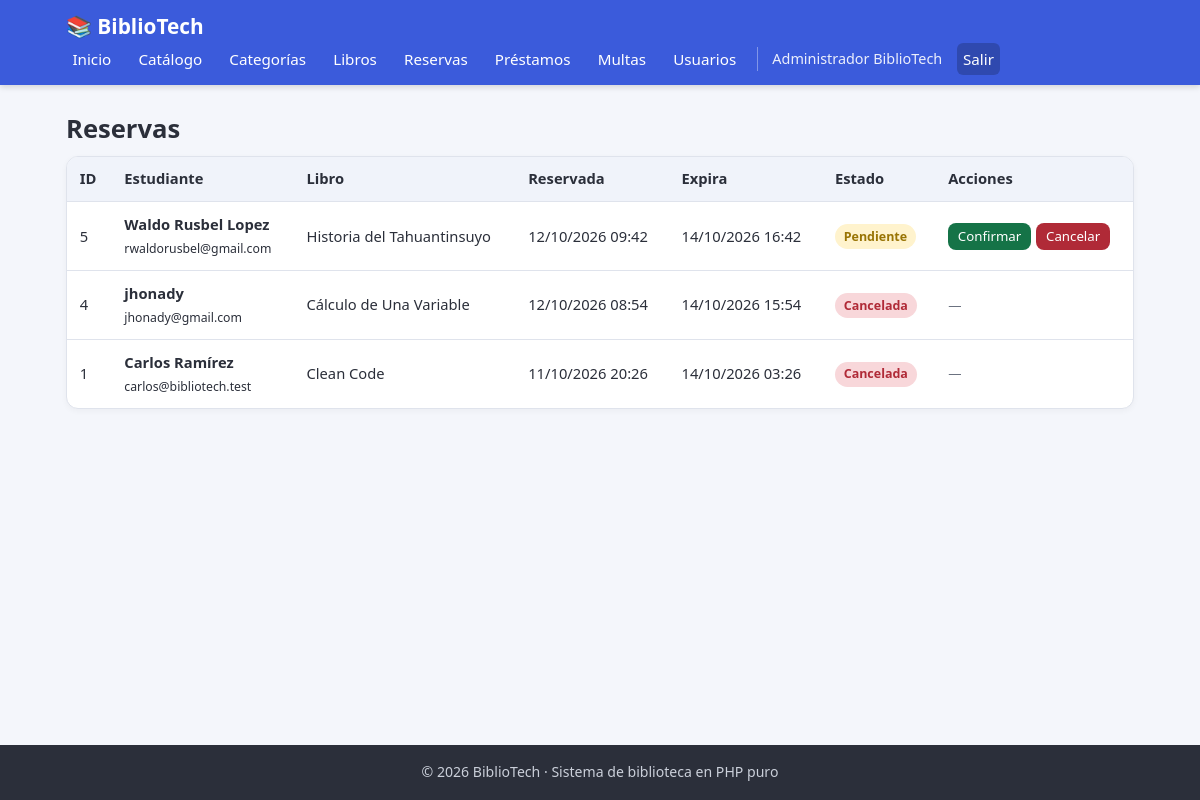
/reservas.php (signed in), run on the app's committed database.
### tables this page shows
CREATE TABLE `usuarios` (
  `id` bigint(20) UNSIGNED NOT NULL,
  `nombre` varchar(120) NOT NULL,
  `email` varchar(180) NOT NULL,
  `password_hash` varchar(255) NOT NULL,
  `rol` enum('estudiante','bibliotecario','administrador') NOT NULL DEFAULT 'estudiante',
  `estado` enum('activo','bloqueado') NOT NULL DEFAULT 'activo',
  `created_at` timestamp NOT NULL DEFAULT current_timestamp(),
  `updated_at` timestamp NOT NULL DEFAULT current_timestamp() ON UPDATE current_timestamp()
);

CREATE TABLE `reservas` (
  `id` bigint(20) UNSIGNED NOT NULL,
  `id_usuario` bigint(20) UNSIGNED NOT NULL,
  `id_libro` bigint(20) UNSIGNED NOT NULL,
  `fecha_reserva` datetime NOT NULL DEFAULT current_timestamp(),
  `fecha_expiracion` datetime NOT NULL,
  `estado` enum('pendiente','confirmada','expirada','cancelada') NOT NULL DEFAULT 'pendiente',
  `created_at` timestamp NOT NULL DEFAULT current_timestamp(),
  `updated_at` timestamp NOT NULL DEFAULT current_timestamp() ON UPDATE current_timestamp()
);

CREATE TABLE `libros` (
  `id` bigint(20) UNSIGNED NOT NULL,
  `titulo` varchar(255) NOT NULL,
  `autor` varchar(180) NOT NULL,
  `isbn` varchar(20) DEFAULT NULL,
  `id_categoria` bigint(20) UNSIGNED DEFAULT NULL,
  `editorial` varchar(150) DEFAULT NULL,
  `anio` smallint(5) UNSIGNED DEFAULT NULL,
  `portada_url` varchar(500) DEFAULT NULL,
  `sinopsis` text DEFAULT NULL,
  `stock_total` int(10) UNSIGNED NOT NULL DEFAULT 0,
  `stock_disponible` int(10) UNSIGNED NOT NULL DEFAULT 0,
  `created_at` timestamp NOT NULL DEFAULT current_timestamp(),
  `updated_at` timestamp NOT NULL DEFAULT current_timestamp() ON UPDATE current_timestamp()
);

### includes/auth.php (called while the page is built, shortened)
<?php
function estaLogueado(): bool
{
    return isset($_SESSION['usuario_id']);
}
function usuarioActual(PDO $conexion): ?array
{
    $sql = "SELECT id, nombre, email, rol, estado
            FROM usuarios
            WHERE id = :id";
    $stmt = $conexion->prepare($sql);
    $stmt->execute([':id' => $_SESSION['usuario_id']]);
    $usuario = $stmt->fetch();
    return $usuario ?: null;
}
function e(?string $texto): string
{
    return htmlspecialchars($texto ?? '', ENT_QUOTES, 'UTF-8');
}

### reservas.php (the view, shortened to what this page needs)
<?php
require_once __DIR__ . '/includes/auth.php';
$usuario = usuarioActual($conexion);
$esStaff = in_array($usuario['rol'], ['bibliotecario', 'administrador'], true);
if ($esStaff) {
    $sql = "SELECT r.*, u.nombre AS usuario, u.email, l.titulo AS libro
            FROM reservas r
            INNER JOIN usuarios u ON u.id = r.id_usuario
            INNER JOIN libros l  ON l.id = r.id_libro
            ORDER BY r.created_at DESC";
    $stmt = $conexion->prepare($sql);
    $stmt->execute();
}
$reservas = $stmt->fetchAll();
function etiquetaReserva(string $estado): string
{
    $mapa = [
        'pendiente'  => ['etiqueta-amarillo', 'Pendiente'],
        'confirmada' => ['etiqueta-verde', 'Confirmada'],
        'expirada'   => ['etiqueta-gris', 'Expirada'],
        'cancelada'  => ['etiqueta-rojo', 'Cancelada'],
    ];
    [$clase, $texto] = $mapa[$estado] ?? ['etiqueta-gris', $estado];
    return "<span class=\"etiqueta {$clase}\">{$texto}</span>";
}
require_once __DIR__ . '/includes/header.php';
?>
<h1 class="titulo-pagina"><?= $esStaff ? 'Reservas' : 'Mis reservas' ?></h1>
<div class="tabla-contenedor">
    <table class="tabla">
        <thead>
            <tr>
                <th>ID</th>
                <?php if ($esStaff): ?>
                    <th>Estudiante</th>
                <?php endif; ?>
                <th>Libro</th>
                <th>Reservada</th>
                <th>Expira</th>
                <th>Estado</th>
                <th>Acciones</th>
            </tr>
        </thead>
        <tbody>
            <?php foreach ($reservas as $res): ?>
                <tr>
                    <td><?= (int) $res['id'] ?></td>
                    <?php if ($esStaff): ?>
                        <td>
                            <strong><?= e($res['usuario']) ?></strong><br>
                            <small><?= e($res['email']) ?></small>
                        </td>
                    <?php endif; ?>
                    <td><?= e($res['libro']) ?></td>
                    <td><?= e(date('d/m/Y H:i', strtotime($res['fecha_reserva']))) ?></td>
                    <td><?= e(date('d/m/Y H:i', strtotime($res['fecha_expiracion']))) ?></td>
                    <td><?= etiquetaReserva($res['estado']) ?></td>
                    <td>
                        <div class="acciones">
                            <?php if ($esStaff && $res['estado'] === 'pendiente'): ?>
                                <form method="POST" action="reservas.php">
                                    <button type="submit" class="boton boton-exito boton-pequeno">
                                        Confirmar
                                    </button>
                                </form>
                            <?php endif; ?>
                            <?php if (in_array($res['estado'], ['pendiente', 'confirmada'], true)): ?>
                                <form method="POST" action="reservas.php"
                                      class="confirmar-eliminar"
                                      data-mensaje="¿Cancelar esta reserva de '<?= e($res['libro']) ?>'?">
                                    <button type="submit" class="boton boton-peligro boton-pequeno">
                                        Cancelar
                                    </button>
                                </form>
                            <?php endif; ?>
                            <?php if (in_array($res['estado'], ['expirada', 'cancelada'], true)): ?>
                                <span class="libro-datos">—</span>
                            <?php endif; ?>
                        </div>
                    </td>
                </tr>
            <?php endforeach; ?>
        </tbody>
    </table>
</div>
<?php require_once __DIR__ . '/includes/footer.php'; ?>

### includes/header.php (shortened to what this page needs)
<?php
$usuario = usuarioActual($conexion);
?>
<!DOCTYPE html>
<html lang="es">
<head>
    <link rel="stylesheet" href="assets/css/estilos.css">
</head>
<body>
<header class="navbar">
    <div class="contenedor navbar-contenido">
        <a href="dashboard.php" class="marca">📚 BiblioTech</a>
        <nav class="menu" id="menu">
            <?php if ($usuario): ?>
                <a href="dashboard.php">Inicio</a>
                <a href="catalogo.php">Catálogo</a>
                <?php if ($usuario['rol'] === 'estudiante'): ?>
                    <a href="reservas.php">Mis reservas</a>
                    <a href="prestamos.php">Mis préstamos</a>
                <?php else: ?>
                    <a href="categorias.php">Categorías</a>
                    <a href="libros.php">Libros</a>
                    <a href="reservas.php">Reservas</a>
                    <a href="prestamos.php">Préstamos</a>
                    <a href="multas.php">Multas</a>
                    <?php if ($usuario['rol'] === 'administrador'): ?>
                        <a href="usuarios.php">Usuarios</a>
                    <?php endif; ?>
                <?php endif; ?>
                <span class="menu-usuario"><?= e($usuario['nombre']) ?></span>
                <a href="logout.php" class="menu-salir">Salir</a>
            <?php else: ?>
                <a href="catalogo.php">Catálogo</a>
                <a href="login.php">Iniciar sesión</a>
                <a href="registro.php">Registrarse</a>
            <?php endif; ?>
        </nav>
    </div>
</header>
<main class="contenedor pagina <?= e($claseMain ?? '') ?>">

### assets/css/estilos.css (style rules this page uses)
* { margin: 0; padding: 0; box-sizing: border-box; }
:root { --color-primario: #3b5bdb; --color-primario-oscuro: #2f49b3; --color-fondo: #f4f6fb; --color-borde: #dfe3ec; --color-texto: #2b2f3a; --color-texto-suave: #6b7280; --color-exito: #157347; --color-exito-fondo: #d1e7dd; --color-error: #b02a37; --color-error-fondo: #f8d7da; --color-advertencia: #997404; --color-advertencia-fondo: #fff3cd; }
body { font-family: "Segoe UI", Arial, Helvetica, sans-serif; background-color: var(--color-fondo); color: var(--color-texto); line-height: 1.6; min-height: 100vh; display: flex; flex-direction: column; overflow-x: hidden; }
a { color: var(--color-primario); text-decoration: none; }
.contenedor { width: 100%; max-width: 1100px; margin: 0 auto; padding: 0 1rem; }
.navbar { background-color: var(--color-primario); color: #fff; box-shadow: 0 2px 6px rgba(0, 0, 0, 0.15); }
.navbar-contenido { display: flex; align-items: center; justify-content: space-between; flex-wrap: wrap; padding-top: 0.6rem; padding-bottom: 0.6rem; }
.marca { color: #fff; font-size: 1.3rem; font-weight: bold; text-decoration: none !important; }
.menu { display: flex; align-items: center; gap: 0.9rem; flex-wrap: wrap; }
.menu a { color: #fff; font-size: 0.95rem; padding: 0.25rem 0.4rem; border-radius: 6px; text-decoration: none; }
.menu-usuario { font-size: 0.9rem; opacity: 0.9; border-left: 1px solid rgba(255, 255, 255, 0.4); padding-left: 0.9rem; }
.menu-salir { background-color: rgba(0, 0, 0, 0.2); }
.pagina { flex: 1; padding-top: 1.5rem; padding-bottom: 2.5rem; }
.titulo-pagina { font-size: 1.6rem; margin-bottom: 0.4rem; }
.boton { display: inline-block; padding: 0.5rem 1rem; border: none; border-radius: 8px; font-size: 0.93rem; font-family: inherit; cursor: pointer; background-color: var(--color-primario); color: #fff !important; text-decoration: none !important; transition: background-color 0.15s; }
.boton-exito { background-color: var(--color-exito); }
.boton-peligro { background-color: var(--color-error); }
.boton-pequeno { padding: 0.28rem 0.6rem; font-size: 0.83rem; }
.tabla-contenedor { overflow-x: auto; background-color: #fff; border: 1px solid var(--color-borde); border-radius: 12px; box-shadow: 0 2px 6px rgba(0, 0, 0, 0.04); }
.tabla { width: 100%; border-collapse: collapse; min-width: 600px; }
.tabla th, .tabla td { padding: 0.65rem 0.8rem; text-align: left; border-bottom: 1px solid var(--color-borde); font-size: 0.92rem; vertical-align: middle; overflow-wrap: anywhere; }
.tabla th { background-color: #f0f3fa; font-weight: 700; white-space: nowrap; }
.tabla tr:last-child td { border-bottom: none; }
.tabla .acciones { display: flex; gap: 0.35rem; flex-wrap: wrap; }
.etiqueta { display: inline-block; padding: 0.15rem 0.55rem; border-radius: 999px; font-size: 0.78rem; font-weight: 600; white-space: nowrap; }
.etiqueta-rojo { background-color: var(--color-error-fondo); color: var(--color-error); }
.etiqueta-amarillo { background-color: var(--color-advertencia-fondo); color: var(--color-advertencia); }
.libro-datos { font-size: 0.83rem; color: var(--color-texto-suave); }

### data on the page
usuarios: nombre "Administrador BiblioTech"
reservas: id "5", id_usuario.nombre "Waldo Rusbel Lopez", id_usuario.email "rwaldorusbel@gmail.com", id_libro.titulo "Historia del Tahuantinsuyo", fecha_reserva "12/10/2026 09:42", fecha_expiracion "14/10/2026 16:42", texto "Pendiente"
reservas: id "4", id_usuario.nombre "jhonady", id_usuario.email "jhonady@gmail.com", id_libro.titulo "Cálculo de Una Variable", fecha_reserva "12/10/2026 08:54", fecha_expiracion "14/10/2026 15:54", texto "Cancelada"
reservas: id "1", id_usuario.nombre "Carlos Ramírez", id_usuario.email "carlos@bibliotech.test", id_libro.titulo "Clean Code", fecha_reserva "11/10/2026 20:26", fecha_expiracion "14/10/2026 03:26", texto "Cancelada"
